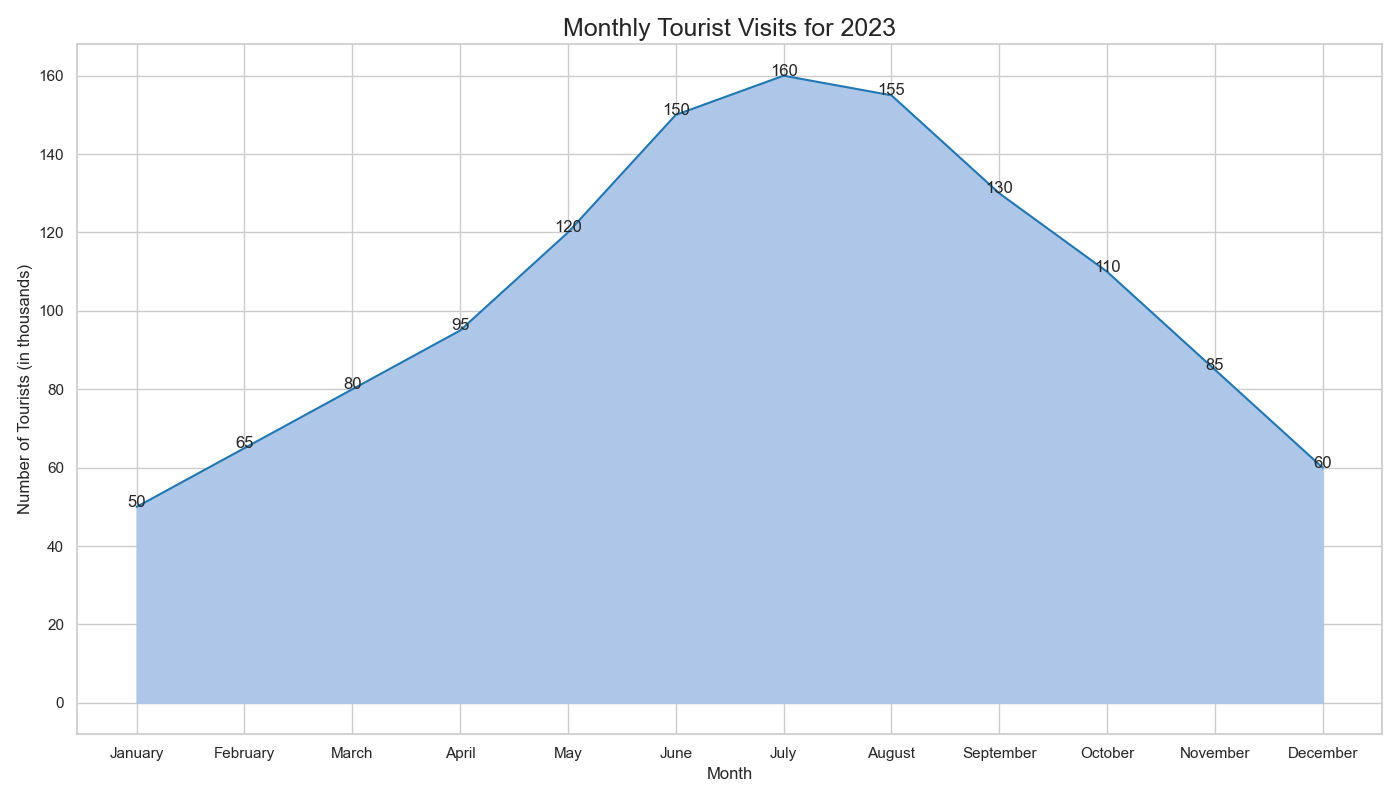

Here is the Python script that generated this plot:

import pandas as pd
import seaborn as sns
import matplotlib.pyplot as plt

data = {
    "Month": ["January", "February", "March", "April", "May", "June", "July",
              "August", "September", "October", "November", "December"],
    "NumberOfTourists": [50, 65, 80, 95, 120, 150, 160, 155, 130, 110, 85, 60]
}
df = pd.DataFrame(data)
df['Month'] = pd.Categorical(df['Month'], categories=data['Month'], ordered=True)

sns.set_style("whitegrid")

plt.figure(figsize=(14, 8))
area_chart = sns.lineplot(data=df, x='Month', y='NumberOfTourists', color="#1f77b4")

plt.fill_between(data['Month'], data['NumberOfTourists'], color="#aec7e8")

area_chart.set_title('Monthly Tourist Visits for 2023', fontsize=18)
area_chart.set_xlabel('Month', fontsize=12)
area_chart.set_ylabel('Number of Tourists (in thousands)', fontsize=12)

for i, tourists in enumerate(df['NumberOfTourists']):
    plt.text(df['Month'][i], tourists, str(tourists), horizontalalignment='center')

plt.tight_layout()
plt.show()
